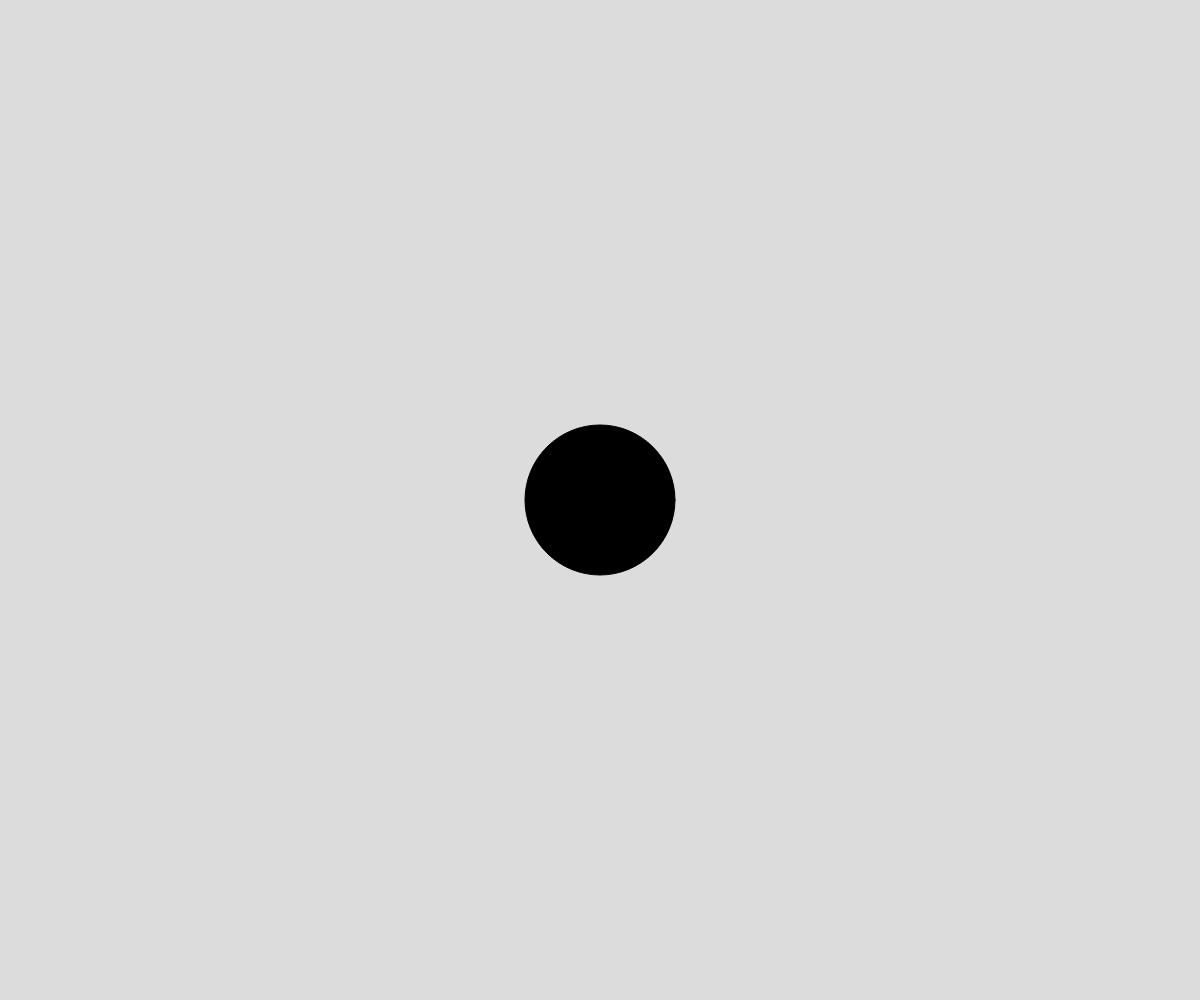
Frame 1 (no input)
Frame 60 (no input): identical to frame 1, image omitted
Frame 120 (the mouse pressed at the canvas centre since frame 60): identical to frame 1, image omitted

The p5.js sketch that drew this single still picture (run headless with seeded random() and noise() and a simulated clock; from frame 60 on, the mouse is pressed at the canvas centre):

// p5.js sketch
// ── sketch.js
// Perlin Noise Demo
// Bucky Pederson Bradury
// October 19, 2022
//
// Extra for Experts:
// - describe what you did to take this project "above and beyond"

let allCircles = [];

let x;
let y;
let radius;
let xtime = 0;
let ytime = 0;

function keyPressed() {
  let theBall = {
    x: random(width),
    y: random(height),
    radius: random(50, 100),
    time: random(5000)  
  };
  allCircles.push(theBall);
}

function setup() {
  createCanvas(windowWidth, windowHeight);
  x = width/2;
  y = height/2;
  radius = 75;
}

function draw() {
  background(220);
  fill("black");

  for (let i = 0; i < allCircles.length; i++) {
    allCircles[i].x = noise(allCircles[i].time) * width;
    allCircles[i].y = noise(allCircles[i].time) * height;
    allCircles[i].time += 0.01;

    circle(allCircles[i].x, allCircles[i].y, allCircles[i]);
  }

  // xtime += 0.01;
  // ytime += 0.015;

  // y = random(height);
  circle(x, y, radius*2);
}
